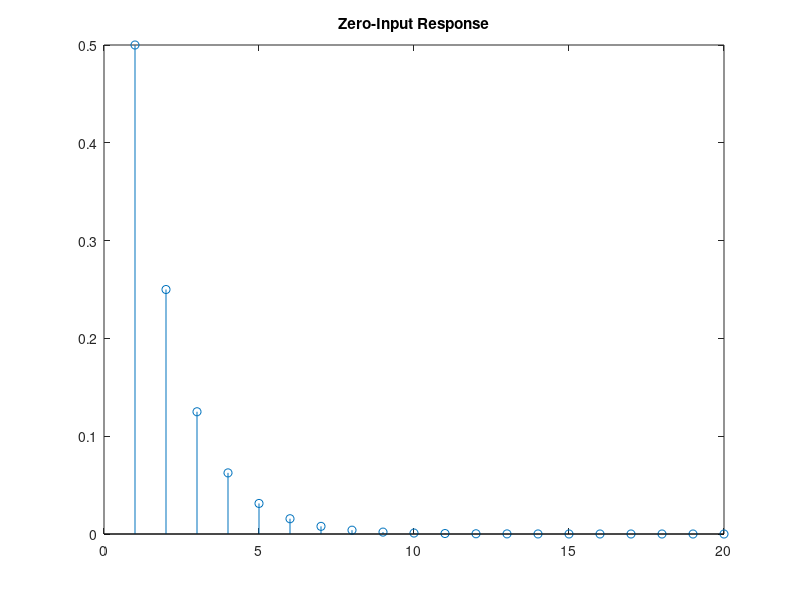

The MATLAB script that drew this image:
%% B

%zero input response is the output of the system when input is set to zero
%and only initial conditions

b = [2];         % Numerator Coefficients
a = [1, -0.3, -0.1];          % Denominator Coefficients
Y = [1, 2];                % Initial conditions for output
xic = filtic(b,a,Y);   % Finding initial conditions for the system
yzi = filter(b,a,zeros(1,20),xic);   % Zero Input response
stem(yzi)
title('Zero-Input Response');